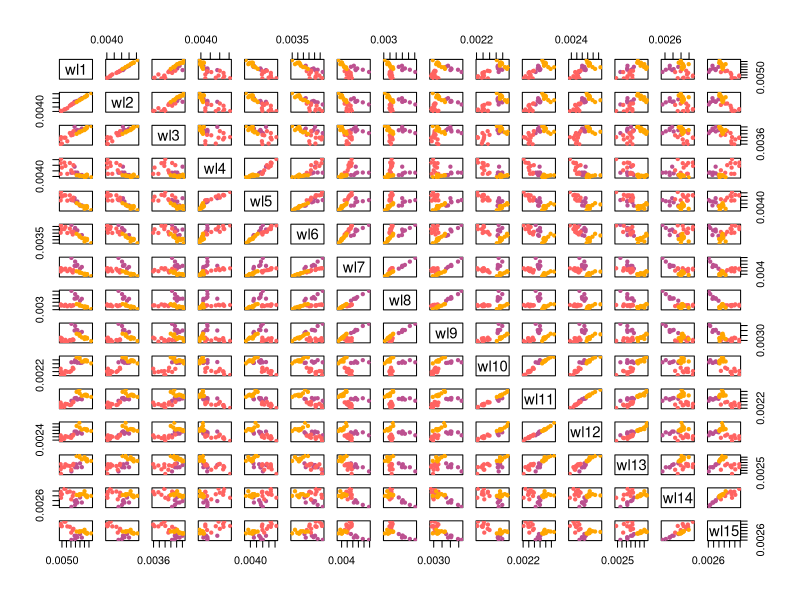

The R source for this figure:
library(dplyr)

data <- read.csv("Spectroscopy.csv")
data$animal<-recode(data$animal,P="Pig",T="Turkey",C="Cattle")
attach(data)

wavelengths <- data[,3:17]
pairs(wavelengths,
      pch=20,
      col=recode(
        data$animal,
        Pig="#bc5090",
        Turkey="#ff6361",
        Cattle="#ffa600"))


